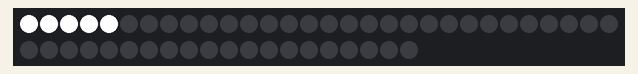
The sketch below on a simulated Arduino Uno, built with avr-gcc and run on an emulated ATmega328P. Parts: 50 RGB LEDs in strip order, left to right, continuing on the next row. Random numbers use the default seed unless the sketch sets one.

Above: at 0.01 s.
At 0.64 s:
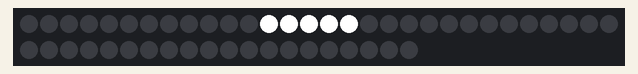
At 1.37 s:
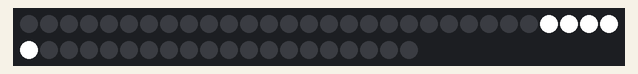
At 2.0 s:
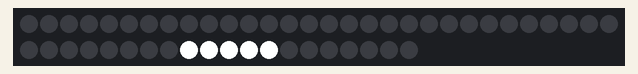
At 2.73 s:
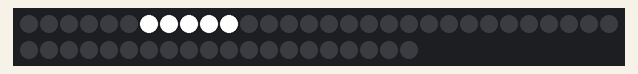

The sketch:

arduino_code.ino
```cpp
#include <Adafruit_NeoPixel.h>

#define PIN 6

Adafruit_NeoPixel strip = Adafruit_NeoPixel(50, PIN, NEO_GRB + NEO_KHZ800);
uint16_t brightness = 255;
uint16_t last_LED_index = 45;
uint16_t first_quarter = 11;
uint16_t third_quarter = 34;
uint32_t green = strip.Color(255,0,0);
uint32_t red   = strip.Color(0,255,0);
uint32_t blue  = strip.Color(0,0,255);
uint32_t white = strip.Color(255,255,255);
uint32_t pink  = strip.Color(50, 255, 180);
uint32_t black = 0;
uint32_t grey  = strip.Color(0, 0, 0);

// Have to make it circular with drop off on the sides of the brightest LEDs
// If index is negative, add 45, or greater than 45, subtract 45
void circular(uint16_t width, uint32_t color, uint16_t milliseconds) {
  for(uint16_t i = 0; i < last_LED_index + 1; i++) {
    for(uint16_t j = i; j < i + width; j++) {
      if(j > last_LED_index){
        strip.setPixelColor(j - last_LED_index - 1, color);
      } else {
        strip.setPixelColor(j, color);
      }
    }
    strip.show();
    for(uint16_t j = i; j < i + width; j++) {
      if(j > last_LED_index){
        strip.setPixelColor(j - last_LED_index - 1, black);
      } else {
        strip.setPixelColor(j, black);
      }
    }
    delay(milliseconds);
  }
}

//Blinks r -> g -> b for long exposure shots
void rgb(uint16_t seconds){
  uint16_t milliseconds = seconds*1000;

  //wait 4 seconds before looping
  delay(3000);
  //show white to signify loop start
  uniform(white);
  delay(1000);

  //loop through rgb
  uniform(red);
  delay(milliseconds/3);
  uniform(green);
  delay(milliseconds/3);
  uniform(blue);
}

//Blinks c -> y -> m for long exposure shots
void cym(){

}

void halfandhalf(uint32_t left_color, uint32_t right_color) {
  // left
  for (uint16_t i = third_quarter - 7; i < third_quarter + 7; i++) {
    strip.setPixelColor(i, left_color);
  }
  // right
  for (uint16_t i = first_quarter - 7; i < first_quarter + 7; i++) {
    strip.setPixelColor(i, right_color);
  }
  strip.show();
}

void uniform(uint32_t color) {
  for (uint16_t i = 0; i < strip.numPixels(); i++) strip.setPixelColor(i, color);
  strip.show();
}

void setup() {
  strip.begin();
  strip.setBrightness(brightness);
  strip.show();
}

void loop() {
  circular(5, white, 50);
  //halfandhalf(green,pink);
  //uniform(white);

  //Code to turn off LED lights
  //uniform(black);
  //strip.setPixelColor(0, 0);
  //strip.show();
}
```

Measured:
- by itself, everything shown: repeats every 2.4 s, in 46 steps
